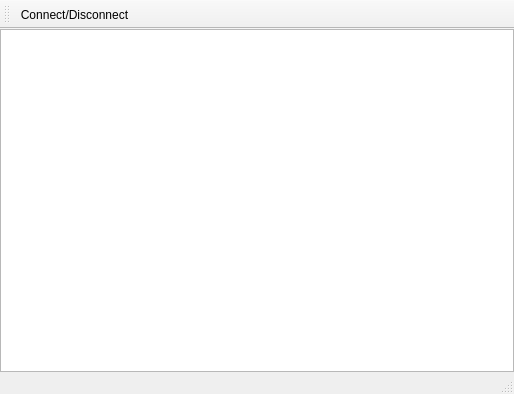
<?xml version="1.0" encoding="UTF-8"?>
<ui version="4.0">
 <class>MainWindow</class>
 <widget class="QMainWindow" name="MainWindow">
  <property name="geometry">
   <rect>
    <x>0</x>
    <y>0</y>
    <width>514</width>
    <height>394</height>
   </rect>
  </property>
  <property name="windowTitle">
   <string>Asterisk Channel Monitor</string>
  </property>
  <widget class="QWidget" name="centralWidget">
   <layout class="QVBoxLayout" name="verticalLayout">
    <property name="margin">
     <number>0</number>
    </property>
    <item>
     <widget class="QTableView" name="cdrTableView"/>
    </item>
   </layout>
  </widget>
  <widget class="QMenuBar" name="menuBar">
   <property name="geometry">
    <rect>
     <x>0</x>
     <y>0</y>
     <width>514</width>
     <height>22</height>
    </rect>
   </property>
  </widget>
  <widget class="QToolBar" name="mainToolBar">
   <property name="iconSize">
    <size>
     <width>32</width>
     <height>32</height>
    </size>
   </property>
   <attribute name="toolBarArea">
    <enum>TopToolBarArea</enum>
   </attribute>
   <attribute name="toolBarBreak">
    <bool>false</bool>
   </attribute>
   <addaction name="actionConnection"/>
  </widget>
  <widget class="QStatusBar" name="statusBar"/>
  <action name="actionConnection">
   <property name="checkable">
    <bool>true</bool>
   </property>
   <property name="icon">
    <iconset resource="icon/icon.qrc">
     <normaloff>:/toolbar/disconnect.png</normaloff>
     <activeon>:/toolbar/connect.png</activeon>:/toolbar/disconnect.png</iconset>
   </property>
   <property name="text">
    <string>Connect/Disconnect</string>
   </property>
  </action>
  <action name="actionPreferences">
   <property name="icon">
    <iconset resource="icon/icon.qrc">
     <normaloff>:/toolbar/wrench_orange.png</normaloff>:/toolbar/wrench_orange.png</iconset>
   </property>
   <property name="text">
    <string>Preferences</string>
   </property>
  </action>
  <action name="actionCdrMonitor">
   <property name="checkable">
    <bool>true</bool>
   </property>
   <property name="icon">
    <iconset resource="icon/icon.qrc">
     <normaloff>:/toolbar/report.png</normaloff>:/toolbar/report.png</iconset>
   </property>
   <property name="text">
    <string>CDR monitor</string>
   </property>
  </action>
 </widget>
 <layoutdefault spacing="6" margin="11"/>
 <resources>
  <include location="icon/icon.qrc"/>
 </resources>
 <connections/>
</ui>
